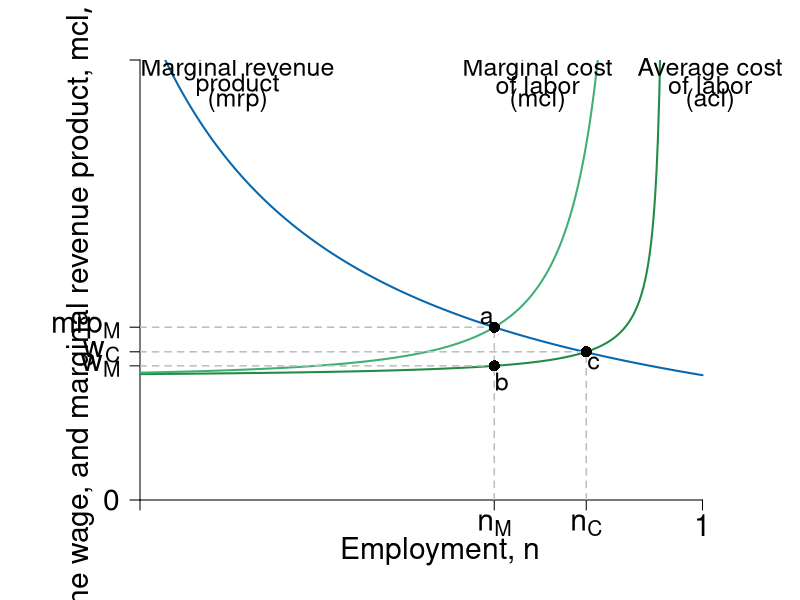
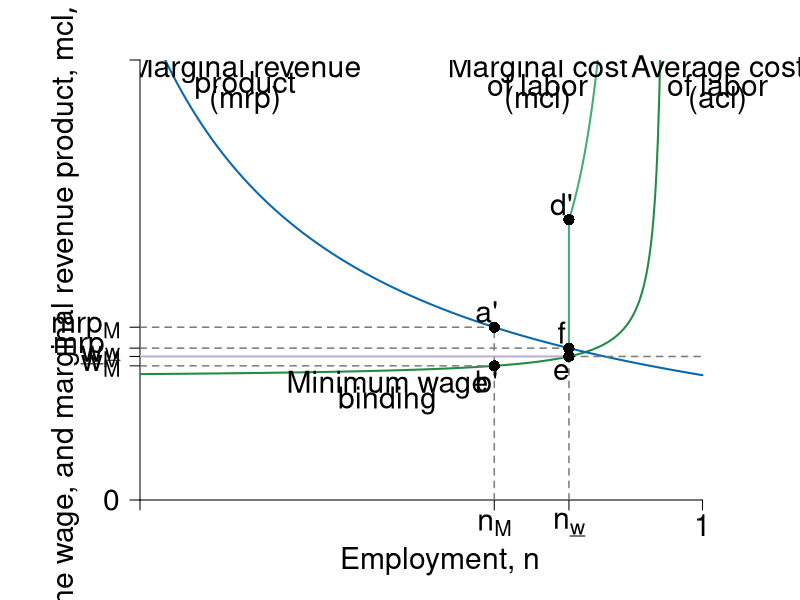
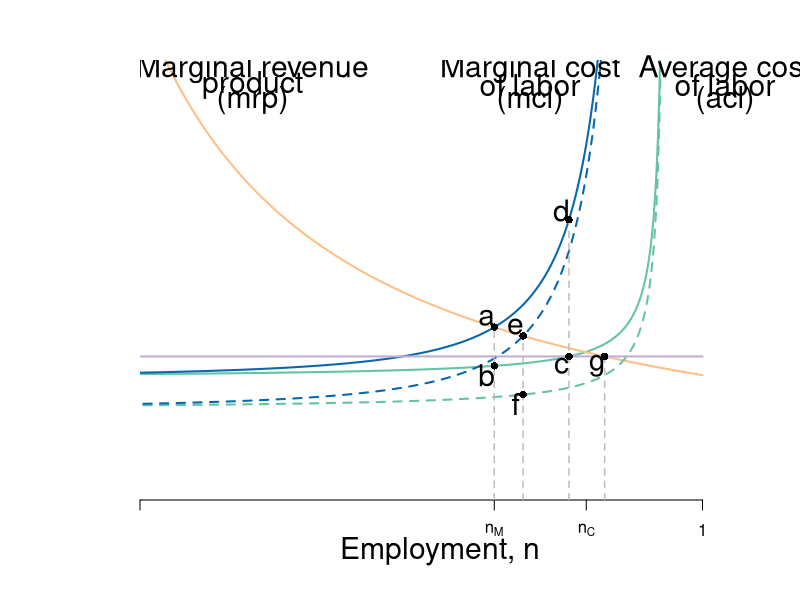

R code for these plots, in order:
require(shape, rootSolve)

#define functions
Delta <- function(n,v=0.05){
  1-v*n / (1-n)
}

ACL <- function(n, a = 1, tau = 0.5, v = 0.05, b = 2, s = 0) {
  a / ( tau * Delta(n,v) ) + b - s
}


MCL <- function(n,a=1,tau = 0.5 , v = 0.05, b = 2, s= 0) {
  d_Delta <- function(n,v= 0.05){
    -v/(1-n)^2
  }
  d_ACL <- function(n,a=1,tau = 0.5 , v = 0.05, b = 2, s= 0){
    - a*d_Delta(n,v) / (tau * Delta(n,v)^2)
  }
  ACL(n,a,tau,v,b,s) + n * d_ACL(n, a,tau, v, b, s)
}

MRP<-function(n){
  4/n
}
# solve the level of employment in different setting.
employment <- function(a=1,tau = 0.5 , v = 0.05, b = 2, s = 0, min = FALSE){
  ## return the employment level
  ## The four cases: 
  ## No EITC, no min wage:  employment()
  ## No EITC, min = 4.6: employment(min =  4.6)
  ## EITC, no min wage: employment(s=1)
  ## EITC, min = 4.6: employment(min = 4.6, s = 1)
  nmax <- 1/(1+v)-0.001
  if (min == FALSE){
    n <- uniroot(MRP_eq_MCL(n,a,tau,v,b,s),c(0.0001,nmax))$root
  } else{
    n1 <- uniroot(MRP_eq_min(n, min),c(0.0001,nmax))$root
    n2 <- uniroot(ACL_eq_min(n, a, tau, v, b, s, min),c(0.0001,nmax))$root
    n <- min(n1,n2)
  }
  return(n)
}

MRP_eq_MCL <- function(n,a=1,tau = 0.5 , v = 0.05, b = 2, s = 0){
  equation <- function(n){
    MRP(n) - MCL(n,a,tau,v, b, s)
  }
}
ACL_eq_min <- function(n, a = 1, tau = 0.5, v = 0.05, b = 2, s = 0, min = 4.6){
  equation<-function(n){
    ACL(n,a,tau,v,b,s)-min
  }
}
MRP_eq_min <- function(n,min=4.6){
  equation <- function(n){
    MRP(n) - min
  }
}
Min <- function(n, min = 4.6){
  min*n/n
}

#Set parameters for graphics
axislabelsize <- 1.8
labelsize <- 1.5
namesize <- 1.8
annotatesize <- 1.5
graphlinewidth <- 2
segmentlinewidth <- 1.5

COL <- c("#7fc97f", "#beaed4", "#fdc086", "#ffff99", "#386cb0", "#f0027f", "#bf5b17", "#666666")
COLA <- c("#e0f3db", "#99d8c9","#66c2a4","#41ae76", "#238b45", "#005824")
COLB <- c("#4eb3d3", "#2b8cbe", "#0868ac","#084081")
grays <- gray.colors(25, start = 1, end = 0)


ylims <- c(0, 14.1)
xlims <- c(0.25, 1.05)
npts <- 501
x <- seq(xlims[1], xlims[2], length.out = npts)
y <- seq(ylims[1], ylims[2], length.out = npts) 

# ----
# first plot: competitive vs monopsony
pdf(file = "employment/monopsony_minwage1.pdf", width = 12, height = 10)
par(mar =  c(5, 7, 3, 3))

#Notice the plot starts at x = 0.2 not 0
plot(xlims[1], 0, xlim = xlims, ylim = ylims, type = "n",
     xlab = expression(paste("")),
     ylab = expression(paste("")), 
     xaxt = "n", 
     yaxt = "n", 
     cex.lab = axislabelsize, 
     bty = "n", 
     xaxs="i", 
     yaxs="i"
)

# ticksx <- seq(from = 0, to = xlims[2], by = 0.2)
# xlabels <- seq(from = 0, to = xlims[2], by = 0.2)
# ticksy <- seq(from = 0, to = ylims[2], by = 2)
# ylabels <- seq(from = 0, to = ylims[2], by = 2)

ticksx <- c(xlims[1], employment(), 0.845, 1)
xlabels <- c(NA, expression(paste(n[M])), expression(paste(n[C])), 1)
ticksy <- c(ylims[1], ACL(employment()), ACL(0.845), MCL(employment()), ylims[2])
ylabels <- c(0, expression(paste(w[M])), expression(paste(w[C])), expression(paste("mrp"["M"])), NA)

axis(1, at = ticksx, pos = 0, labels = xlabels, cex.axis = axislabelsize)
axis(2, at = ticksy, pos = xlims[1], labels = ylabels, las = 1, cex.axis = axislabelsize)

npts <- 500 
xx1 <- seq(0.01, 0.95, length.out = npts)
xx2 <- seq(0, 1, length.out = 600)

#Draw the graphs
lines(xx1, ACL(xx1), col = COLA[5], lwd  = graphlinewidth)
lines(xx1, MCL(xx1), col = COLA[4], lwd = graphlinewidth)
lines(xx2, MRP(xx2), col = COLB[3], lwd = graphlinewidth)
#lines(xx2, Min(xx2, 4), col = COL[2],lwd = graphlinewidth)
#lines(xx1, Min(xx1), col = COL[6], lwd = graphlinewidth)
# with s=1
## lines(xx1, ACL(xx1, s = 1), col = COLA[3], lwd = graphlinewidth, lty= 3)
## lines(xx1, MCL(xx1, s = 1), col = COLB[1], lwd = graphlinewidth,lty = 3)

#Axis labels
mtext(expression(paste("Employment, ", n)), side = 1, line = 2.5, cex = axislabelsize)
text(0.17, 0.5*ylims[2], expression(paste("Costs, the wage, and marginal revenue product, ", list(mcl, acl, w, mrp) )), xpd = TRUE, cex = axislabelsize, srt = 90) 


#add segments
segments(0, ACL(employment()), employment(), ACL(employment()), lty = 2, col = "gray", lwd = segmentlinewidth)
segments(employment(), 0, employment(), MRP(employment()), lty = 2, col = "gray", lwd = segmentlinewidth)

segments(0, ACL(0.845), 0.845, ACL(0.845), lty = 2, col = "gray", lwd = segmentlinewidth)
segments(0.845, 0, 0.845, ACL(0.845), lty = 2, col = "gray", lwd = segmentlinewidth)

segments(0, MCL(employment()), employment(), MCL(employment()), lty = 2, col = "gray", lwd = segmentlinewidth)
## add points

points(employment(), ACL(employment()), pch = 16, col = "black", cex = 1.5)
points(employment(), MRP(employment()), pch = 16, col = "black", cex = 1.5)
points(0.845, ACL(0.845), pch = 16, col = "black", cex = 1.5)

# label points
text(employment() + 0.01, ACL(employment()) - 0.5 , "b", cex = labelsize)
text(employment() - 0.01, MCL(employment()) + 0.3 , "a", cex = labelsize)
text(0.845 + 0.01, ACL(0.85) - 0.4, "c", cex = labelsize)


# add labels to graphs
#text(1.03, 14.3, "Monopsony", cex = axislabelsize, xpd = TRUE)
text(1.01, 13.8, "Average cost", cex = labelsize, xpd = TRUE)
text(1.01, 13.3, "of labor", cex = labelsize, xpd = TRUE)
text(1.01, 12.8, "(acl)", cex = labelsize, xpd = TRUE)

#text(0.77, 14.3, "Monopsony", cex = axislabelsize, xpd = TRUE)
text(0.78, 13.8, "Marginal cost", cex = labelsize)
text(0.78, 13.3, "of labor", cex = labelsize)
text(0.78, 12.8, "(mcl)", cex = labelsize)

text(0.38, 13.8, "Marginal revenue", cex = labelsize)
text(0.38, 13.3, "product", cex = labelsize)
text(0.38, 12.8, "(mrp)", cex = labelsize)

#text(0.58, ACL(0.85) - 1.1, "Minimum wage", cex = axislabelsize)
#text(0.58, ACL(0.85) - 1.6, "not binding", cex = axislabelsize)

# text(0.85, 3.7, "Competitive", cex = axislabelsize)
# text(0.85, 3.2, "Marginal cost", cex = axislabelsize)
# text(0.85, 2.7, "of labor", cex = axislabelsize)
# text(0.85, 2.2, expression(paste( (mcl[C]) )), cex = axislabelsize)



dev.off()
# ----
# second plot:  monopsony and minwage
pdf(file = "employment/monopsony_minwage2.pdf", width = 12, height = 10)
par(mar =  c(5, 7, 3, 3))


plot(xlims[1], 0, xlim = xlims, ylim = ylims, type = "n",
     xlab = expression(paste("")),
     ylab = expression(paste("")), 
     xaxt = "n", 
     yaxt = "n", 
     cex.lab = axislabelsize, 
     bty = "n", 
     xaxs="i", 
     yaxs="i"
)

ticksx2 <- c(xlims[1], employment(), employment(min = 4.6), 1)
xlabels2 <- c(NA, expression(paste(n[M])), expression(paste(n[underline("w")])), 1)
ticksy2 <- c(ylims[1], ACL(employment()), ACL(employment(min = 4.6)), MRP(employment(min = 4.6)), MCL(employment()), ylims[2])
ylabels2 <- c(0, expression(paste("w"["M"])),expression(paste(underline("w")["M"])), expression(paste("mrp"[underline("w")])), expression(paste("mrp"["M"])), NA)

#Axis Lines
axis(1, at = ticksx2, pos = 0, labels = xlabels2, las = 1, cex.axis = axislabelsize)
#axis(2, at = ticksy, pos = 0, labels = ylabels, las = 1)
axis(2, at = ticksy2, pos = xlims[1], labels = ylabels2, las = 1, cex.axis = axislabelsize)


xx3 <- seq(employment(min = 4.6), 0.95, length.out = npts)

#Draw the graphs
lines(xx1, ACL(xx1), col = COLA[5], lwd  = graphlinewidth)
lines(xx3, MCL(xx3), col = COLA[4], lwd = graphlinewidth)
lines(xx2, MRP(xx2), col = COLB[3], lwd = graphlinewidth)
# lines(xx2, Min(xx2), col = COL[2],lwd = graphlinewidth)

#Axis labels
mtext(expression(paste("Employment, ", n)), side = 1, line = 3, cex = axislabelsize)
# text(-0.1, 0.5*ylims[2], expression(paste("Marginal revenue and marginal cost, ", list(mrp, mcl) )), xpd = TRUE, cex = axislabelsize, srt = 90) 
text(0.15, 0.5*ylims[2], expression(paste("Costs, the wage, and marginal revenue product, ", list(mcl, acl, w, mrp) )), xpd = TRUE, cex = axislabelsize, srt = 90) 


#add segments
segments(employment(), 0, employment(), MRP(employment()), lty = 2, col = grays[20], lwd = segmentlinewidth)
segments(employment(min = 4.6), 0, employment(min =  4.6), MCL(employment(min = 4.6)), lty = 2, col = grays[20], lwd = segmentlinewidth)
segments(0, MCL(employment()), employment(), MCL(employment()), lty = 2, col = grays[20], lwd = segmentlinewidth)
segments(0, MRP(employment(min = 4.6)), employment(min = 4.6), MRP(employment(min = 4.6)), lty = 2, col = grays[20], lwd = segmentlinewidth)
segments(0, ACL(employment()), employment(), ACL(employment()), lty = 2, col = grays[20], lwd = segmentlinewidth)
segments(employment(min = 4.6), ACL(employment(min = 4.6)), employment(min = 4.6), MCL(employment(min =  4.6)), lty = 1, col = COLA[4], lwd = graphlinewidth)

segments(0, ACL(employment(min = 4.6)), employment(min = 4.6), ACL(employment(min = 4.6)), col = COL[2],lwd = graphlinewidth)
segments(employment(min = 4.6), ACL(employment(min = 4.6)), 1, ACL(employment(min = 4.6)), lty = 2, col = grays[20], lwd = segmentlinewidth)


# add points
points(employment(), ACL(employment()), pch = 16, col = "black", cex = 1.5)
points(employment(), MRP(employment()), pch = 16, col = "black", cex = 1.5)
points(employment(min=4.6), MCL(employment(min=4.6)), pch = 16, col = "black", cex = 1.5)
points(employment(min=4.6), Min(employment(min=4.6)), pch = 16, col = "black", cex = 1.5)
points(employment(min = 4.6), MRP(employment(min = 4.6)), pch = 16, col = "black", cex = 1.5)

# add labels
text(1.02, 13.8, "Average cost", cex = axislabelsize, xpd = TRUE)
text(1.02, 13.3, "of labor", cex = axislabelsize, xpd = TRUE)
text(1.02, 12.8, "(acl)", cex = axislabelsize, xpd = TRUE)

text(0.78, 13.8, "Marginal cost", cex = axislabelsize)
text(0.78, 13.3, "of labor", cex = axislabelsize)
text(0.78, 12.8, "(mcl)", cex = axislabelsize)

text(0.39, 13.8, "Marginal revenue", cex = axislabelsize)
text(0.39, 13.3, "product", cex = axislabelsize)
text(0.39, 12.8, "(mrp)", cex = axislabelsize)

text(employment()-0.01,ACL(employment())-0.5 , "b'", cex = axislabelsize)
text(employment()-0.01,MCL(employment())+0.5 , "a'", cex = axislabelsize)
text(employment(min = 4.6)-0.01,ACL(employment(min = 4.6))-0.5 , "e", cex = axislabelsize)
text(employment(min = 4.6)-0.01,MCL(employment(min =  4.6))+0.5 , "d'", cex = axislabelsize)
text(employment(min = 4.6)-0.01, MRP(employment(min = 4.6))+0.5, "f", cex = axislabelsize)

text(0.58, ACL(0.85) - 1.1, "Minimum wage", cex = axislabelsize)
text(0.58, ACL(0.85) - 1.6, "binding", cex = axislabelsize)

dev.off()
# ----
# third plot:  monopsony, minwage and EITC
pdf(file = "employment/monopsony_minwage3.pdf", width = 15, height = 12)
par(mar =  c(5, 7, 3, 3))

plot(0, 0, xlim = xlims, ylim = ylims, type = "n",
     xlab = expression(paste("")),
     ylab = expression(paste("")), 
     xaxt = "n", 
     yaxt = "n", 
     cex.lab = axislabelsize, 
     bty = "n", 
     xaxs="i", 
     yaxs="i"
)


axis(1, at = ticksx, pos = 0, labels = xlabels)
axis(2, at = ticksy, pos = 0, labels = ylabels, las = 1)

#Draw the graphs
lines(xx1, ACL(xx1), col = COLA[3], lwd  = graphlinewidth)
lines(xx1, MCL(xx1), col = COLB[3], lwd = graphlinewidth)
lines(xx2, MRP(xx2), col = COL[3], lwd = graphlinewidth)
lines(xx2,Min(xx2), col = COL[2],lwd = graphlinewidth)
# with s=1
lines(xx1, ACL(xx1, s = 1), col = COLA[3], lwd = graphlinewidth, lty= 2)
lines(xx1, MCL(xx1, s = 1), col = COLB[3], lwd = graphlinewidth,lty = 2)

#Axis labels
mtext(expression(paste("Employment, ", n)), side = 1, line = 2.5, cex = axislabelsize)
text(-0.1, 0.5*ylims[2], expression(paste("Marginal cost, average cost, and marginal revenue product, ", list(mcl, acl, mrp) )), xpd = TRUE, cex = axislabelsize, srt = 90) 


#add segments
segments(employment(), 0, employment(), MRP(employment()), lty = 2, col = "gray", lwd = segmentlinewidth)
segments(employment(min = 4.6), 0, employment(min =  4.6), MCL(employment(min = 4.6)), lty = 2, col = "gray", lwd = segmentlinewidth)
segments(employment(min = 4.6, s=1), 0, employment(min =  4.6, s=1), MRP(employment(min = 4.6, s= 1)), lty = 2, col = "gray", lwd = segmentlinewidth)
segments(employment(s=1), 0, employment(s=1), MRP(employment(s= 1)), lty = 2, col = "gray", lwd = segmentlinewidth)
## add points

points(employment(), ACL(employment()), pch = 16, col = "black", cex = 1)
points(employment(), MRP(employment()), pch = 16, col = "black", cex = 1)
points(employment(min=4.6), MCL(employment(min=4.6)), pch = 16, col = "black", cex = 1)
points(employment(min=4.6), Min(employment(min=4.6)), pch = 16, col = "black", cex = 1)
#with s=1
points(employment(s=1), ACL(s=1,employment(s=1)), pch = 16, col = "black", cex = 1)
points(employment(s=1), MRP(employment(s=1)), pch = 16, col = "black", cex = 1)
points(employment(min=4.6,s=1), MCL(s=1,employment(min=4.6,s=1)), pch = 16, col = "black", cex = 1)
points(employment(min=4.6,s=1), Min(employment(min=4.6,s=1)), pch = 16, col = "black", cex = 1)

# add labels
text(1.03, 13.8, "Average cost", cex = axislabelsize, xpd = TRUE)
text(1.03, 13.3, "of labor", cex = axislabelsize, xpd = TRUE)
text(1.03, 12.8, "(acl)", cex = axislabelsize, xpd = TRUE)

text(0.77, 13.8, "Marginal cost", cex = axislabelsize)
text(0.77, 13.3, "of labor", cex = axislabelsize)
text(0.77, 12.8, "(mcl)", cex = axislabelsize)

text(0.4, 13.8, "Marginal revenue", cex = axislabelsize)
text(0.4, 13.3, "product", cex = axislabelsize)
text(0.4, 12.8, "(mrp)", cex = axislabelsize)

text(employment()-0.01,ACL(employment())-0.3 , "b", cex = axislabelsize)
text(employment()-0.01,MCL(employment())+0.3 , "a", cex = axislabelsize)
text(employment(min = 4.6)-0.01,ACL(employment(min = 4.6))-0.3 , "c", cex = axislabelsize)
text(employment(min = 4.6)-0.01,MCL(employment(min =  4.6))+0.3 , "d", cex = axislabelsize)
text(employment(s=1)-0.01,ACL(s=1,employment(s=1))-0.3 , "f", cex = axislabelsize)
text(employment(s=1)-0.01,MCL(employment(s=1),s=1)+0.3 , "e", cex = axislabelsize)
text(employment(s=1, min = 4.6)-0.01,4.6-0.3 , "g", cex = axislabelsize)
dev.off()
